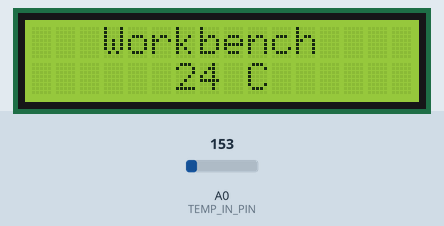
A program run on a simulated Arduino Uno, built with avr-gcc and run on an emulated ATmega328P. Parts: 16×2 character LCD. The test bench sets the inputs (shaded band); at power-on: A0 (TEMP_IN_PIN) = 153. What the program prints to the serial monitor is not drawn.

Above: at 1.2 s.
1.3 s: A0 (TEMP_IN_PIN) set to 165
At 2.5 s:
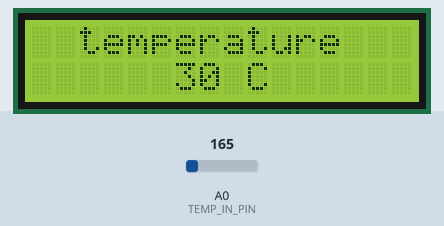
7.3 s: A0 (TEMP_IN_PIN) set to 175
At 8.9 s:
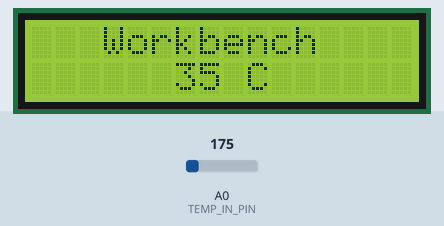
11.5 s: A0 (TEMP_IN_PIN) set to 191
At 12.4 s:
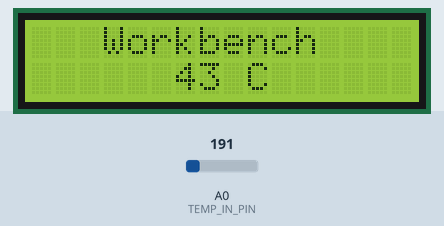
Timing chart, 0 to 14.5 s (numbered marks = the images above; inputs shaded):
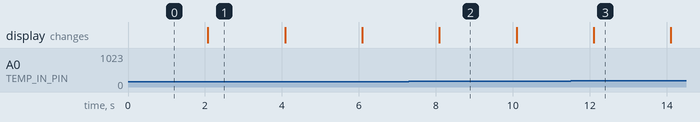

Measured:
- after the input at 1.3 s, the display: changes after 0.77 s (image 1)
- after the input at 7.3 s, the display: changes after 0.79 s (image 2)
- after the input at 11.5 s, the display: changes after 0.60 s (image 3)
- what the display in image 1 shows lasts 2.0 s, from 2.1 s to 4.1 s

The program:

main.cpp
```cpp
#include <Arduino.h>
#include <LiquidCrystal.h>

const int TEMP_IN_PIN = 0;
const float VOLTAGE_MULTIPLIER = 5.0; // 3.3 for 3.3V Arduinos

const int LCD_PIN_RS = 12;
const int LCD_PIN_EN = 11;
const int LCD_PIN_D4 = 5;
const int LCD_PIN_D5 = 4;
const int LCD_PIN_D6 = 3;
const int LCD_PIN_D7 = 2;

String labels [2] = { "Workbench", "temperature" };
int screen = 1;

LiquidCrystal lcd(LCD_PIN_RS, LCD_PIN_EN, LCD_PIN_D4, LCD_PIN_D5, LCD_PIN_D6, LCD_PIN_D7);

void setup() {
  Serial.begin(9600);

  lcd.begin(16, 2);
}

void loop() {
  int value = analogRead(TEMP_IN_PIN);
  float voltage = value * VOLTAGE_MULTIPLIER / 1024.0;
  float tempCelsius = (voltage - 0.5) * 100.0; // C = (Voltage - 500mV) * 100, from 10 mv per degree with 500 mV offset
  float tempFahrenheit = (tempCelsius * 9.0 / 5.0) + 32.0;

  Serial.print(voltage); Serial.print(" V, ");
  Serial.print(tempCelsius); Serial.print(" C, ");
  Serial.print(tempFahrenheit); Serial.print(" F\n");

  if (++screen > 1) { screen = 0; }

  lcd.clear();

  int dx = (16 - labels[screen].length()) / 2;
  lcd.setCursor(dx, 0);
  lcd.print(labels[screen]);

  lcd.setCursor(6,1);
  lcd.print((int) tempCelsius); lcd.print(" C");

  delay(2000);
}
```
